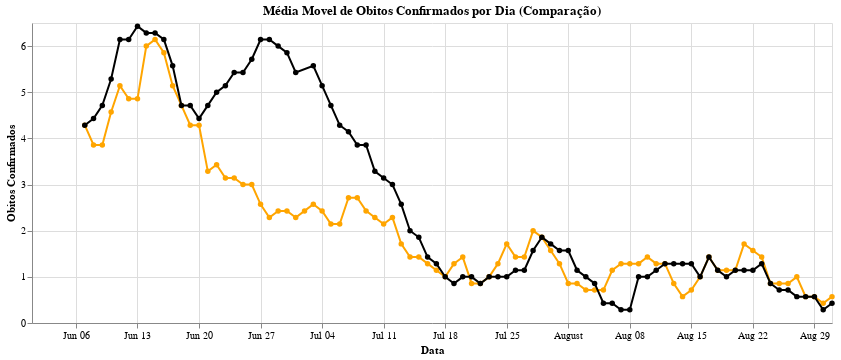

Notebook cell for this chart:
### Code cell
graph_comp_mediamovel = graph_df_obitosMedMovel + graph_dm_obitosMedMovel
graph_comp_mediamovel.properties(
    width=800,
    title='Média Movel de Obitos Confirmados por Dia (Comparação)'
)

### Figure 1 — Vega-Lite specification as saved in the notebook (floating-point values rounded to 4 significant figures)
{"config": {"view": {"continuousWidth": 400, "continuousHeight": 300}}, "layer": [{"data": {"name": "data-663376b4f0b5fa365fcd58d2514a196e"}, "mark": {"type": "line", "point": true}, "encoding": {"color": {"value": "orange"}, "x": {"type": "temporal", "field": "data", "title": "Data"}, "y": {"type": "quantitative", "field": "media_movel", "title": "Obitos Confirmados"}}}, {"data": {"name": "data-86e69fd79068368654854438faa44432"}, "mark": {"type": "line", "point": true}, "encoding": {"color": {"value": "black"}, "x": {"type": "temporal", "field": "data", "title": "Data"}, "y": {"type": "quantitative", "field": "media_movel", "title": "Obitos Confirmados"}}}], "title": "Média Movel de Obitos Confirmados por Dia (Comparação)", "width": 800, "$schema": "https://vega.github.io/schema/vega-lite/v4.8.1.json", "datasets": {"data-663376b4f0b5fa365fcd58d2514a196e": [{"data": "2021-06-01", "obitos_confirmados": 4, "media_movel": null}, {"data": "2021-06-02", "obitos_confirmados": 5, "media_movel": null}, {"data": "2021-06-03", "obitos_confirmados": 3, "media_movel": null}, {"data": "2021-06-04", "obitos_confirmados": 3, "media_movel": null}, {"data": "2021-06-05", "obitos_confirmados": 7, "media_movel": null}, {"data": "2021-06-06", "obitos_confirmados": 6, "media_movel": null}, {"data": "2021-06-07", "obitos_confirmados": 2, "media_movel": 4.286}, {"data": "2021-06-08", "obitos_confirmados": 1, "media_movel": 3.857}, {"data": "2021-06-09", "obitos_confirmados": 5, "media_movel": 3.857}, {"data": "2021-06-10", "obitos_confirmados": 8, "media_movel": 4.571}, {"data": "2021-06-11", "obitos_confirmados": 7, "media_movel": 5.143}, {"data": "2021-06-12", "obitos_confirmados": 5, "media_movel": 4.857}, {"data": "2021-06-13", "obitos_confirmados": 6, "media_movel": 4.857}, {"data": "2021-06-14", "obitos_confirmados": 10, "media_movel": 6.0}, {"data": "2021-06-15", "obitos_confirmados": 2, "media_movel": 6.143}, {"data": "2021-06-16", "obitos_confirmados": 3, "media_movel": 5.857}, {"data": "2021-06-17", "obitos_confirmados": 3, "media_movel": 5.143}, {"data": "2021-06-18", "obitos_confirmados": 4, "media_movel": 4.714}, {"data": "2021-06-19", "obitos_confirmados": 2, "media_movel": 4.286}, {"data": "2021-06-20", "obitos_confirmados": 6, "media_movel": 4.286}, {"data": "2021-06-21", "obitos_confirmados": 3, "media_movel": 3.286}, {"data": "2021-06-22", "obitos_confirmados": 3, "media_movel": 3.429}, {"data": "2021-06-23", "obitos_confirmados": 1, "media_movel": 3.143}, {"data": "2021-06-24", "obitos_confirmados": 3, "media_movel": 3.143}, {"data": "2021-06-25", "obitos_confirmados": 3, "media_movel": 3.0}, {"data": "2021-06-26", "obitos_confirmados": 2, "media_movel": 3.0}, {"data": "2021-06-27", "obitos_confirmados": 3, "media_movel": 2.571}, {"data": "2021-06-28", "obitos_confirmados": 1, "media_movel": 2.286}, {"data": "2021-06-29", "obitos_confirmados": 4, "media_movel": 2.429}, {"data": "2021-06-30", "obitos_confirmados": 1, "media_movel": 2.429}, {"data": "2021-07-01", "obitos_confirmados": 2, "media_movel": 2.286}, {"data": "2021-07-02", "obitos_confirmados": 4, "media_movel": 2.429}, {"data": "2021-07-03", "obitos_confirmados": 3, "media_movel": 2.571}, {"data": "2021-07-04", "obitos_confirmados": 2, "media_movel": 2.429}, {"data": "2021-07-05", "obitos_confirmados": -1, "media_movel": 2.143}, {"data": "2021-07-06", "obitos_confirmados": 4, "media_movel": 2.143}, {"data": "2021-07-07", "obitos_confirmados": 5, "media_movel": 2.714}, {"data": "2021-07-08", "obitos_confirmados": 2, "media_movel": 2.714}, {"data": "2021-07-09", "obitos_confirmados": 2, "media_movel": 2.429}, {"data": "2021-07-10", "obitos_confirmados": 2, "media_movel": 2.286}, {"data": "2021-07-11", "obitos_confirmados": 1, "media_movel": 2.143}, {"data": "2021-07-12", "obitos_confirmados": 0, "media_movel": 2.286}, {"data": "2021-07-13", "obitos_confirmados": 0, "media_movel": 1.714}, {"data": "2021-07-14", "obitos_confirmados": 3, "media_movel": 1.429}, {"data": "2021-07-15", "obitos_confirmados": 2, "media_movel": 1.429}, {"data": "2021-07-16", "obitos_confirmados": 1, "media_movel": 1.286}, {"data": "2021-07-17", "obitos_confirmados": 1, "media_movel": 1.143}, {"data": "2021-07-18", "obitos_confirmados": 0, "media_movel": 1.0}, {"data": "2021-07-19", "obitos_confirmados": 2, "media_movel": 1.286}, {"data": "2021-07-20", "obitos_confirmados": 1, "media_movel": 1.429}, {"data": "2021-07-21", "obitos_confirmados": -1, "media_movel": 0.8571}, {"data": "2021-07-22", "obitos_confirmados": 2, "media_movel": 0.8571}, {"data": "2021-07-23", "obitos_confirmados": 2, "media_movel": 1.0}, {"data": "2021-07-24", "obitos_confirmados": 3, "media_movel": 1.286}, {"data": "2021-07-25", "obitos_confirmados": 3, "media_movel": 1.714}, {"data": "2021-07-26", "obitos_confirmados": 0, "media_movel": 1.429}, {"data": "2021-07-27", "obitos_confirmados": 1, "media_movel": 1.429}, {"data": "2021-07-28", "obitos_confirmados": 3, "media_movel": 2.0}, {"data": "2021-07-29", "obitos_confirmados": 1, "media_movel": 1.857}, {"data": "2021-07-30", "obitos_confirmados": 0, "media_movel": 1.571}, {"data": "2021-07-31", "obitos_confirmados": 1, "media_movel": 1.286}, {"data": "2021-08-01", "obitos_confirmados": 0, "media_movel": 0.8571}, {"data": "2021-08-02", "obitos_confirmados": 0, "media_movel": 0.8571}, {"data": "2021-08-03", "obitos_confirmados": 0, "media_movel": 0.7143}, {"data": "2021-08-04", "obitos_confirmados": 3, "media_movel": 0.7143}, {"data": "2021-08-05", "obitos_confirmados": 1, "media_movel": 0.7143}, {"data": "2021-08-06", "obitos_confirmados": 3, "media_movel": 1.143}, {"data": "2021-08-07", "obitos_confirmados": 2, "media_movel": 1.286}, {"data": "2021-08-08", "obitos_confirmados": 0, "media_movel": 1.286}, {"data": "2021-08-09", "obitos_confirmados": 0, "media_movel": 1.286}, {"data": "2021-08-10", "obitos_confirmados": 1, "media_movel": 1.429}, {"data": "2021-08-11", "obitos_confirmados": 2, "media_movel": 1.286}, {"data": "2021-08-12", "obitos_confirmados": 1, "media_movel": 1.286}, {"data": "2021-08-13", "obitos_confirmados": 0, "media_movel": 0.8571}, {"data": "2021-08-14", "obitos_confirmados": 0, "media_movel": 0.5714}, {"data": "2021-08-15", "obitos_confirmados": 1, "media_movel": 0.7143}, {"data": "2021-08-16", "obitos_confirmados": 2, "media_movel": 1.0}, {"data": "2021-08-17", "obitos_confirmados": 4, "media_movel": 1.429}, {"data": "2021-08-18", "obitos_confirmados": 0, "media_movel": 1.143}, {"data": "2021-08-19", "obitos_confirmados": 1, "media_movel": 1.143}, {"data": "2021-08-20", "obitos_confirmados": 0, "media_movel": 1.143}, {"data": "2021-08-21", "obitos_confirmados": 4, "media_movel": 1.714}, {"data": "2021-08-22", "obitos_confirmados": 0, "media_movel": 1.571}, {"data": "2021-08-23", "obitos_confirmados": 1, "media_movel": 1.429}, {"data": "2021-08-24", "obitos_confirmados": 0, "media_movel": 0.8571}, {"data": "2021-08-25", "obitos_confirmados": 0, "media_movel": 0.8571}, {"data": "2021-08-26", "obitos_confirmados": 1, "media_movel": 0.8571}, {"data": "2021-08-27", "obitos_confirmados": 1, "media_movel": 1.0}, {"data": "2021-08-28", "obitos_confirmados": 1, "media_movel": 0.5714}, {"data": "2021-08-29", "obitos_confirmados": 0, "media_movel": 0.5714}, {"data": "2021-08-30", "obitos_confirmados": 0, "media_movel": 0.4286}, {"data": "2021-08-31", "obitos_confirmados": 1, "media_movel": 0.5714}], "data-86e69fd79068368654854438faa44432": [{"data": "2021-06-01", "obitos_confirmados": 3, "media_movel": null}, {"data": "2021-06-02", "obitos_confirmados": 4, "media_movel": null}, {"data": "2021-06-03", "obitos_confirmados": 4, "media_movel": null}, {"data": "2021-06-04", "obitos_confirmados": 6, "media_movel": null}, {"data": "2021-06-05", "obitos_confirmados": 4, "media_movel": null}, {"data": "2021-06-06", "obitos_confirmados": 4, "media_movel": null}, {"data": "2021-06-07", "obitos_confirmados": 5, "media_movel": 4.286}, {"data": "2021-06-08", "obitos_confirmados": 4, "media_movel": 4.429}, {"data": "2021-06-09", "obitos_confirmados": 6, "media_movel": 4.714}, {"data": "2021-06-10", "obitos_confirmados": 8, "media_movel": 5.286}, {"data": "2021-06-11", "obitos_confirmados": 12, "media_movel": 6.143}, {"data": "2021-06-12", "obitos_confirmados": 4, "media_movel": 6.143}, {"data": "2021-06-13", "obitos_confirmados": 6, "media_movel": 6.429}, {"data": "2021-06-14", "obitos_confirmados": 4, "media_movel": 6.286}, {"data": "2021-06-15", "obitos_confirmados": 4, "media_movel": 6.286}, {"data": "2021-06-16", "obitos_confirmados": 5, "media_movel": 6.143}, {"data": "2021-06-17", "obitos_confirmados": 4, "media_movel": 5.571}, {"data": "2021-06-18", "obitos_confirmados": 6, "media_movel": 4.714}, {"data": "2021-06-19", "obitos_confirmados": 4, "media_movel": 4.714}, {"data": "2021-06-20", "obitos_confirmados": 4, "media_movel": 4.429}, {"data": "2021-06-21", "obitos_confirmados": 6, "media_movel": 4.714}, {"data": "2021-06-22", "obitos_confirmados": 6, "media_movel": 5.0}, {"data": "2021-06-23", "obitos_confirmados": 6, "media_movel": 5.143}, {"data": "2021-06-24", "obitos_confirmados": 6, "media_movel": 5.429}, {"data": "2021-06-25", "obitos_confirmados": 6, "media_movel": 5.429}, {"data": "2021-06-26", "obitos_confirmados": 6, "media_movel": 5.714}, {"data": "2021-06-27", "obitos_confirmados": 7, "media_movel": 6.143}, {"data": "2021-06-28", "obitos_confirmados": 6, "media_movel": 6.143}, {"data": "2021-06-29", "obitos_confirmados": 5, "media_movel": 6.0}, {"data": "2021-06-30", "obitos_confirmados": 5, "media_movel": 5.857}, {"data": "2021-07-01", "obitos_confirmados": 3, "media_movel": 5.429}, {"data": "2021-07-03", "obitos_confirmados": 7, "media_movel": 5.571}, {"data": "2021-07-04", "obitos_confirmados": 3, "media_movel": 5.143}, {"data": "2021-07-05", "obitos_confirmados": 4, "media_movel": 4.714}, {"data": "2021-07-06", "obitos_confirmados": 3, "media_movel": 4.286}, {"data": "2021-07-07", "obitos_confirmados": 4, "media_movel": 4.143}, {"data": "2021-07-08", "obitos_confirmados": 3, "media_movel": 3.857}, {"data": "2021-07-09", "obitos_confirmados": 3, "media_movel": 3.857}, {"data": "2021-07-10", "obitos_confirmados": 3, "media_movel": 3.286}, {"data": "2021-07-11", "obitos_confirmados": 2, "media_movel": 3.143}, {"data": "2021-07-12", "obitos_confirmados": 3, "media_movel": 3.0}, {"data": "2021-07-13", "obitos_confirmados": 0, "media_movel": 2.571}, {"data": "2021-07-14", "obitos_confirmados": 0, "media_movel": 2.0}, {"data": "2021-07-15", "obitos_confirmados": 2, "media_movel": 1.857}, {"data": "2021-07-16", "obitos_confirmados": 0, "media_movel": 1.429}, {"data": "2021-07-17", "obitos_confirmados": 2, "media_movel": 1.286}, {"data": "2021-07-18", "obitos_confirmados": 0, "media_movel": 1.0}, {"data": "2021-07-19", "obitos_confirmados": 2, "media_movel": 0.8571}, {"data": "2021-07-20", "obitos_confirmados": 1, "media_movel": 1.0}, {"data": "2021-07-21", "obitos_confirmados": 0, "media_movel": 1.0}, {"data": "2021-07-22", "obitos_confirmados": 1, "media_movel": 0.8571}, {"data": "2021-07-23", "obitos_confirmados": 1, "media_movel": 1.0}, {"data": "2021-07-24", "obitos_confirmados": 2, "media_movel": 1.0}, {"data": "2021-07-25", "obitos_confirmados": 0, "media_movel": 1.0}, {"data": "2021-07-26", "obitos_confirmados": 3, "media_movel": 1.143}, {"data": "2021-07-27", "obitos_confirmados": 1, "media_movel": 1.143}, {"data": "2021-07-28", "obitos_confirmados": 3, "media_movel": 1.571}, {"data": "2021-07-29", "obitos_confirmados": 3, "media_movel": 1.857}, {"data": "2021-07-30", "obitos_confirmados": 0, "media_movel": 1.714}, {"data": "2021-07-31", "obitos_confirmados": 1, "media_movel": 1.571}, {"data": "2021-08-01", "obitos_confirmados": 0, "media_movel": 1.571}, {"data": "2021-08-02", "obitos_confirmados": 0, "media_movel": 1.143}, {"data": "2021-08-03", "obitos_confirmados": 0, "media_movel": 1.0}, {"data": "2021-08-04", "obitos_confirmados": 2, "media_movel": 0.8571}, {"data": "2021-08-05", "obitos_confirmados": 0, "media_movel": 0.4286}, {"data": "2021-08-06", "obitos_confirmados": 0, "media_movel": 0.4286}, {"data": "2021-08-07", "obitos_confirmados": 0, "media_movel": 0.2857}, {"data": "2021-08-08", "obitos_confirmados": 0, "media_movel": 0.2857}, {"data": "2021-08-09", "obitos_confirmados": 5, "media_movel": 1.0}, {"data": "2021-08-10", "obitos_confirmados": 0, "media_movel": 1.0}, {"data": "2021-08-11", "obitos_confirmados": 3, "media_movel": 1.143}, {"data": "2021-08-12", "obitos_confirmados": 1, "media_movel": 1.286}, {"data": "2021-08-13", "obitos_confirmados": 0, "media_movel": 1.286}, {"data": "2021-08-14", "obitos_confirmados": 0, "media_movel": 1.286}, {"data": "2021-08-15", "obitos_confirmados": 0, "media_movel": 1.286}, {"data": "2021-08-16", "obitos_confirmados": 3, "media_movel": 1.0}, {"data": "2021-08-17", "obitos_confirmados": 3, "media_movel": 1.429}, {"data": "2021-08-18", "obitos_confirmados": 1, "media_movel": 1.143}, {"data": "2021-08-19", "obitos_confirmados": 0, "media_movel": 1.0}, {"data": "2021-08-20", "obitos_confirmados": 1, "media_movel": 1.143}, {"data": "2021-08-21", "obitos_confirmados": 0, "media_movel": 1.143}, {"data": "2021-08-22", "obitos_confirmados": 0, "media_movel": 1.143}, {"data": "2021-08-23", "obitos_confirmados": 4, "media_movel": 1.286}, {"data": "2021-08-24", "obitos_confirmados": 0, "media_movel": 0.8571}, {"data": "2021-08-25", "obitos_confirmados": 0, "media_movel": 0.7143}, {"data": "2021-08-26", "obitos_confirmados": 0, "media_movel": 0.7143}, {"data": "2021-08-27", "obitos_confirmados": 0, "media_movel": 0.5714}, {"data": "2021-08-28", "obitos_confirmados": 0, "media_movel": 0.5714}, {"data": "2021-08-29", "obitos_confirmados": 0, "media_movel": 0.5714}, {"data": "2021-08-30", "obitos_confirmados": 2, "media_movel": 0.2857}, {"data": "2021-08-31", "obitos_confirmados": 1, "media_movel": 0.4286}]}}
